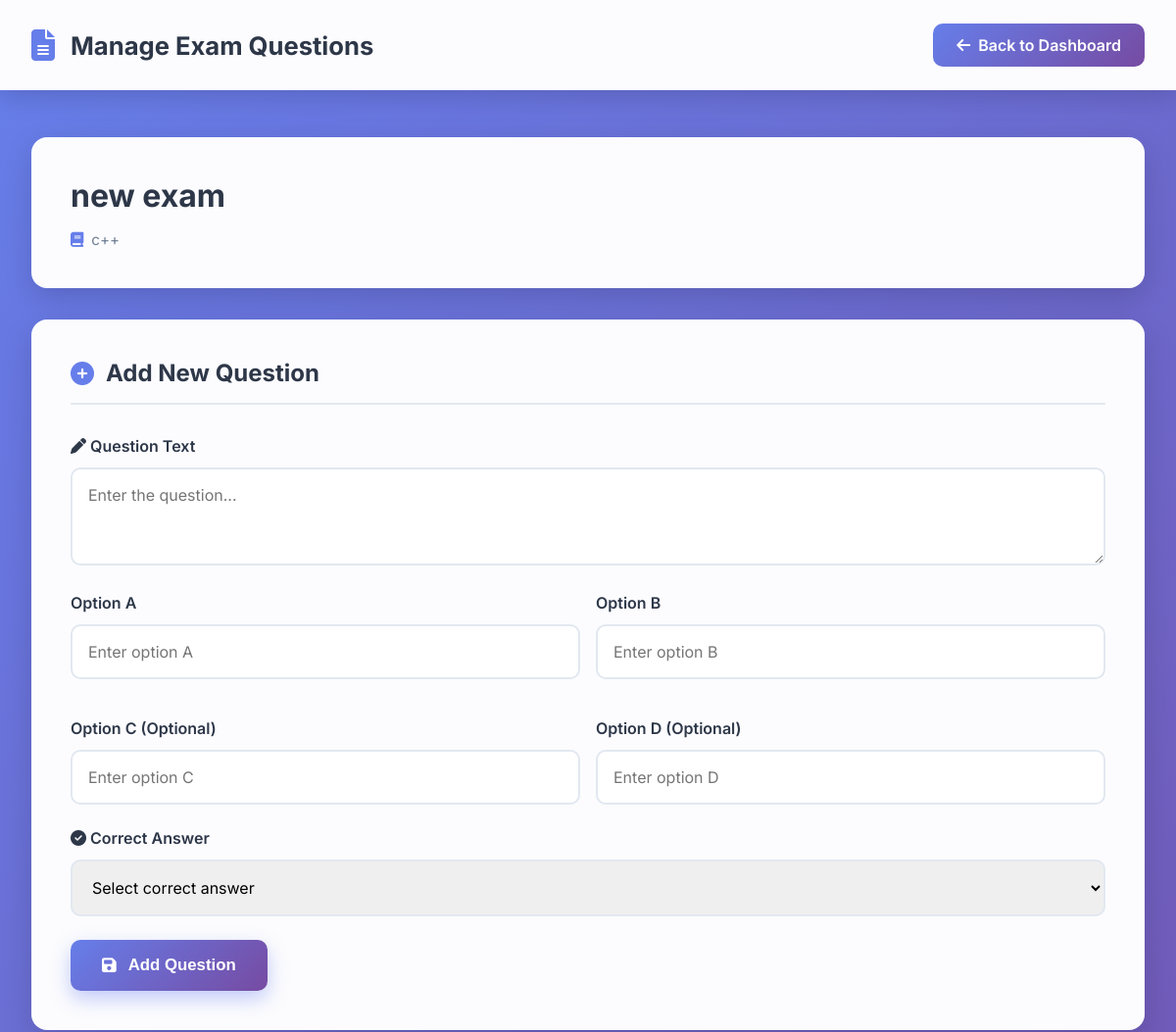
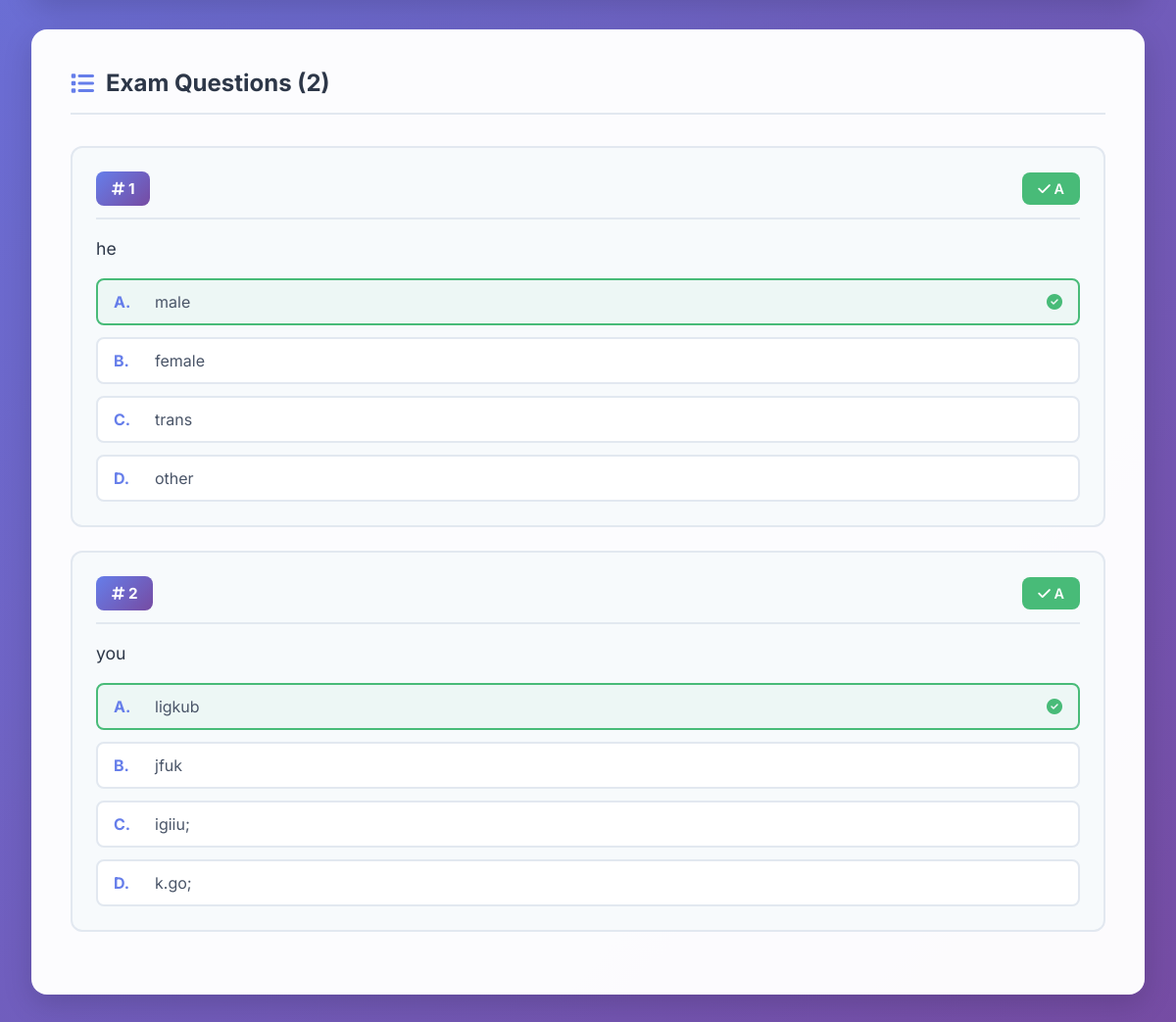
Page /accounts/teacher/exam/6/ (signed in) on the committed database (2 pictures, top to bottom).
### accounts/models.py (models this page shows, shortened)
class Exam(models.Model):
    name = models.CharField(max_length=200)
    created_by = models.ForeignKey(User, on_delete=models.CASCADE)  # teacher
    is_active = models.BooleanField(default=True)
    allow_calculator = models.BooleanField(default=False)
    course = models.ForeignKey(Course, on_delete=models.CASCADE, default=1)
    subject = models.ForeignKey('Subject', on_delete=models.CASCADE, )

class Subject(models.Model):
    name = models.CharField(max_length=100)
    course = models.ForeignKey(Course, on_delete=models.CASCADE)

class Question(models.Model):
    exam = models.ForeignKey(Exam, on_delete=models.CASCADE)
    question_text = models.TextField()
    option1 = models.CharField(max_length=200)
    option2 = models.CharField(max_length=200)
    option3 = models.CharField(max_length=200, blank=True, null=True)
    option4 = models.CharField(max_length=200, blank=True, null=True)
    correct_option = models.CharField(max_length=10)  # 'option1', 'option2', etc

### accounts/views.py (the view, shortened to what this page needs)
# urls.py: path('teacher/exam/<int:exam_id>/', views.teacher_exam_detail, name='teacher_exam_detail'),
@login_required
def teacher_exam_detail(request, exam_id):
    exam = get_object_or_404(Exam, id=exam_id, created_by=request.user)
    questions = Question.objects.filter(exam=exam)
    return render(request, 'accounts/teacher_exam_detail.html', {'exam': exam, 'questions': questions})

### accounts/templates/accounts/teacher_exam_detail.html (shortened to what this page needs)
       <!DOCTYPE html>
<html lang="en">
<head>
    <link rel="stylesheet" href="https://cdnjs.cloudflare.com/ajax/libs/font-awesome/6.5.1/css/all.min.css">
</head>
<body>
    <div class="navbar">
        <div class="navbar-brand">
            <i class="fas fa-file-alt"></i>
            <h1>Manage Exam Questions</h1>
        </div>
        <a href="{% url 'teacher_dashboard' %}" class="back-btn">
            <i class="fas fa-arrow-left"></i>
            <span>Back to Dashboard</span>
        </a>
    </div>
    <div class="container">
        <div class="exam-header-card">
            <h1 class="exam-title">{{ exam.name }}</h1>
            <div class="exam-meta">
                <div class="exam-meta-item">
                    <i class="fas fa-book"></i>
                    <span>{{ exam.subject.name }}</span>
                </div>
            </div>
        </div>
        <div class="add-question-card">
            <div class="card-header">
                <i class="fas fa-plus-circle"></i>
                <h2>Add New Question</h2>
            </div>
            <form method="POST">
                <div class="form-group">
                    <label for="question_text">
                        <i class="fas fa-pen"></i> Question Text
                    </label>
                    <textarea
                        id="question_text"
                        name="question_text"
                        placeholder="Enter the question..."
                        required
                    ></textarea>
                </div>
                <div class="options-grid">
                    <div class="form-group">
                        <label for="option1">Option A</label>
                        <input
                            type="text"
                            id="option1"
                            name="option1"
                            placeholder="Enter option A"
                            required
                        >
                    </div>
                    <div class="form-group">
                        <label for="option2">Option B</label>
                        <input
                            type="text"
                            id="option2"
                            name="option2"
                            placeholder="Enter option B"
                            required
                        >
                    </div>
                    <div class="form-group">
                        <label for="option3">Option C (Optional)</label>
                        <input
                            type="text"
                            id="option3"
                            name="option3"
                            placeholder="Enter option C"
                        >
                    </div>
                    <div class="form-group">
                        <label for="option4">Option D (Optional)</label>
                        <input
                            type="text"
                            id="option4"
                            name="option4"
                            placeholder="Enter option D"
                        >
                    </div>
                </div>
                <div class="form-group">
                    <label for="correct_option">
                        <i class="fas fa-check-circle"></i> Correct Answer
                    </label>
                    <select id="correct_option" name="correct_option" required>
                        <option value="">Select correct answer</option>
                    </select>
                </div>
                <button type="submit" class="submit-btn">
                    <i class="fas fa-save"></i>
                    <span>Add Question</span>
                </button>
            </form>
        </div>
        <div class="questions-card">
            <div class="card-header">
                <i class="fas fa-list"></i>
                <h2>Exam Questions ({{ questions|length }})</h2>
            </div>
            {% if questions %}
                {% for question in questions %}
                <div class="question-item">
                    <div class="question-header">
                        <span class="question-number">
                            <i class="fas fa-hashtag"></i> {{ forloop.counter }}
                        </span>
                        <span class="correct-answer">
                            <i class="fas fa-check"></i>
                            {% if question.correct_option == 'option1' %}A
                            {% elif question.correct_option == 'option2' %}B
                            {% elif question.correct_option == 'option3' %}C
                            {% elif question.correct_option == 'option4' %}D
                            {% endif %}
                        </span>
                    </div>
                    <div class="question-text">
                        {{ question.question_text }}
                    </div>
                    <div class="options-list">
                        <div class="option-item {% if question.correct_option == 'option1' %}correct{% endif %}">
                            <span class="option-letter">A.</span>
                            <span class="option-text">{{ question.option1 }}</span>
                            {% if question.correct_option == 'option1' %}
                                <i class="fas fa-check-circle" style="margin-left: auto; color: #48bb78;"></i>
                            {% endif %}
                        </div>
                        <div class="option-item {% if question.correct_option == 'option2' %}correct{% endif %}">
                            <span class="option-letter">B.</span>
                            <span class="option-text">{{ question.option2 }}</span>
                        </div>
                        {% if question.option3 %}
                        <div class="option-item {% if question.correct_option == 'option3' %}correct{% endif %}">
                            <span class="option-letter">C.</span>
                            <span class="option-text">{{ question.option3 }}</span>
                        </div>
                        {% endif %}
                        {% if question.option4 %}
                        <div class="option-item {% if question.correct_option == 'option4' %}correct{% endif %}">
                            <span class="option-letter">D.</span>
                            <span class="option-text">{{ question.option4 }}</span>
                        </div>
                        {% endif %}
                    </div>
                </div>
                {% endfor %}
            {% else %}
                <div class="no-questions">
                    <i class="fas fa-inbox"></i>
                    <p style="font-size: 1.2rem; margin-top: 1rem;">No questions added yet</p>
                    <p style="margin-top: 0.5rem;">Use the form above to add your first question</p>
                </div>
            {% endif %}
        </div>
    </div>
</body>
</html>

### accounts/templates/accounts/teacher_exam_detail.html (style rules this page uses)
* { margin: 0; padding: 0; box-sizing: border-box; }
body { font-family: 'Inter', sans-serif; min-height: 100vh; background: linear-gradient(135deg, #667eea 0%, #764ba2 100%); position: relative; overflow-x: hidden; }
body::before { content: ''; position: fixed; top: 0; left: 0; width: 100%; height: 100%; background: url('https://images.unsplash.com/photo-1516321318423-f06f85e504b3?w=1600&q=80') center/cover, linear-gradient(135deg, rgba(102, 126, 234, 0.92) 0%, rgba(118, 75, 162, 0.92) 100%); background-blend-mode: overlay; z-index: -1; animation: backgroundShift 25s ease-in-out infinite; }
.navbar { background: rgba(255, 255, 255, 0.98); backdrop-filter: blur(15px); padding: 1.5rem 2rem; box-shadow: 0 6px 25px rgba(0, 0, 0, 0.15); display: flex; justify-content: space-between; align-items: center; position: sticky; top: 0; z-index: 100; }
.navbar-brand { display: flex; align-items: center; gap: 1rem; }
.navbar-brand i { font-size: 2rem; color: #667eea; }
.navbar-brand h1 { font-size: 1.6rem; color: #2d3748; }
.back-btn { text-decoration: none; padding: 0.75rem 1.5rem; background: linear-gradient(135deg, #667eea, #764ba2); color: white; border-radius: 10px; font-weight: 600; transition: all 0.3s ease; display: inline-flex; align-items: center; gap: 0.5rem; }
.container { max-width: 1200px; margin: 3rem auto; padding: 0 2rem 3rem; }
.exam-header-card { background: rgba(255, 255, 255, 0.98); border-radius: 16px; padding: 2.5rem; margin-bottom: 2rem; box-shadow: 0 10px 30px rgba(0, 0, 0, 0.15); }
.exam-title { font-size: 2rem; color: #2d3748; margin-bottom: 1rem; }
.exam-meta { display: flex; flex-wrap: wrap; gap: 2rem; color: #718096; font-size: 0.95rem; }
.exam-meta-item { display: flex; align-items: center; gap: 0.5rem; }
.exam-meta-item i { color: #667eea; }
.add-question-card { background: rgba(255, 255, 255, 0.98); border-radius: 16px; padding: 2.5rem; margin-bottom: 2rem; box-shadow: 0 10px 30px rgba(0, 0, 0, 0.15); }
.card-header { display: flex; align-items: center; gap: 0.75rem; margin-bottom: 2rem; padding-bottom: 1rem; border-bottom: 2px solid #e2e8f0; }
.card-header i { font-size: 1.5rem; color: #667eea; }
.card-header h2 { font-size: 1.5rem; color: #2d3748; }
.form-group { margin-bottom: 1.5rem; }
.form-group label { display: block; margin-bottom: 0.75rem; font-weight: 600; color: #2d3748; }
.form-group textarea, .form-group input, .form-group select { width: 100%; padding: 1rem; border: 2px solid #e2e8f0; border-radius: 10px; font-family: 'Inter', sans-serif; font-size: 1rem; transition: all 0.3s ease; }
.form-group textarea { min-height: 100px; resize: vertical; }
.options-grid { display: grid; grid-template-columns: repeat(2, 1fr); gap: 1rem; }
.submit-btn { background: linear-gradient(135deg, #667eea, #764ba2); color: white; border: none; padding: 1rem 2rem; font-size: 1.05rem; font-weight: 600; border-radius: 10px; cursor: pointer; transition: all 0.3s ease; box-shadow: 0 8px 20px rgba(102, 126, 234, 0.4); display: inline-flex; align-items: center; gap: 0.75rem; }
.questions-card { background: rgba(255, 255, 255, 0.98); border-radius: 16px; padding: 2.5rem; box-shadow: 0 10px 30px rgba(0, 0, 0, 0.15); }
.question-item { background: #f7fafc; border: 2px solid #e2e8f0; border-radius: 12px; padding: 1.5rem; margin-bottom: 1.5rem; transition: all 0.3s ease; }
.question-header { display: flex; justify-content: space-between; align-items: center; margin-bottom: 1rem; padding-bottom: 0.75rem; border-bottom: 2px solid #e2e8f0; }
.question-number { background: linear-gradient(135deg, #667eea, #764ba2); color: white; padding: 0.5rem 1rem; border-radius: 8px; font-weight: 700; font-size: 0.95rem; }
.correct-answer { background: #48bb78; color: white; padding: 0.5rem 1rem; border-radius: 8px; font-weight: 600; font-size: 0.9rem; }
.question-text { font-size: 1.1rem; color: #2d3748; margin-bottom: 1rem; line-height: 1.6; }
.options-list { display: grid; gap: 0.75rem; }
.option-item { display: flex; align-items: center; gap: 0.75rem; padding: 0.75rem 1rem; background: white; border: 2px solid #e2e8f0; border-radius: 8px; }
.option-item.correct { border-color: #48bb78; background: rgba(72, 187, 120, 0.05); }
.option-letter { font-weight: 700; color: #667eea; min-width: 30px; }
.option-text { color: #4a5568; }

### rows in the picture
Exam: name "new exam", subject.name "c++"
Question: correct_option "A", question_text "he", option1 "male", option2 "female", option3 "trans", option4 "other"
Question: correct_option "A", question_text "you", option1 "ligkub", option2 "jfuk", option3 "igiiu;", option4 "k.go;"

### other values in the picture
{{ questions|length }} "2"
